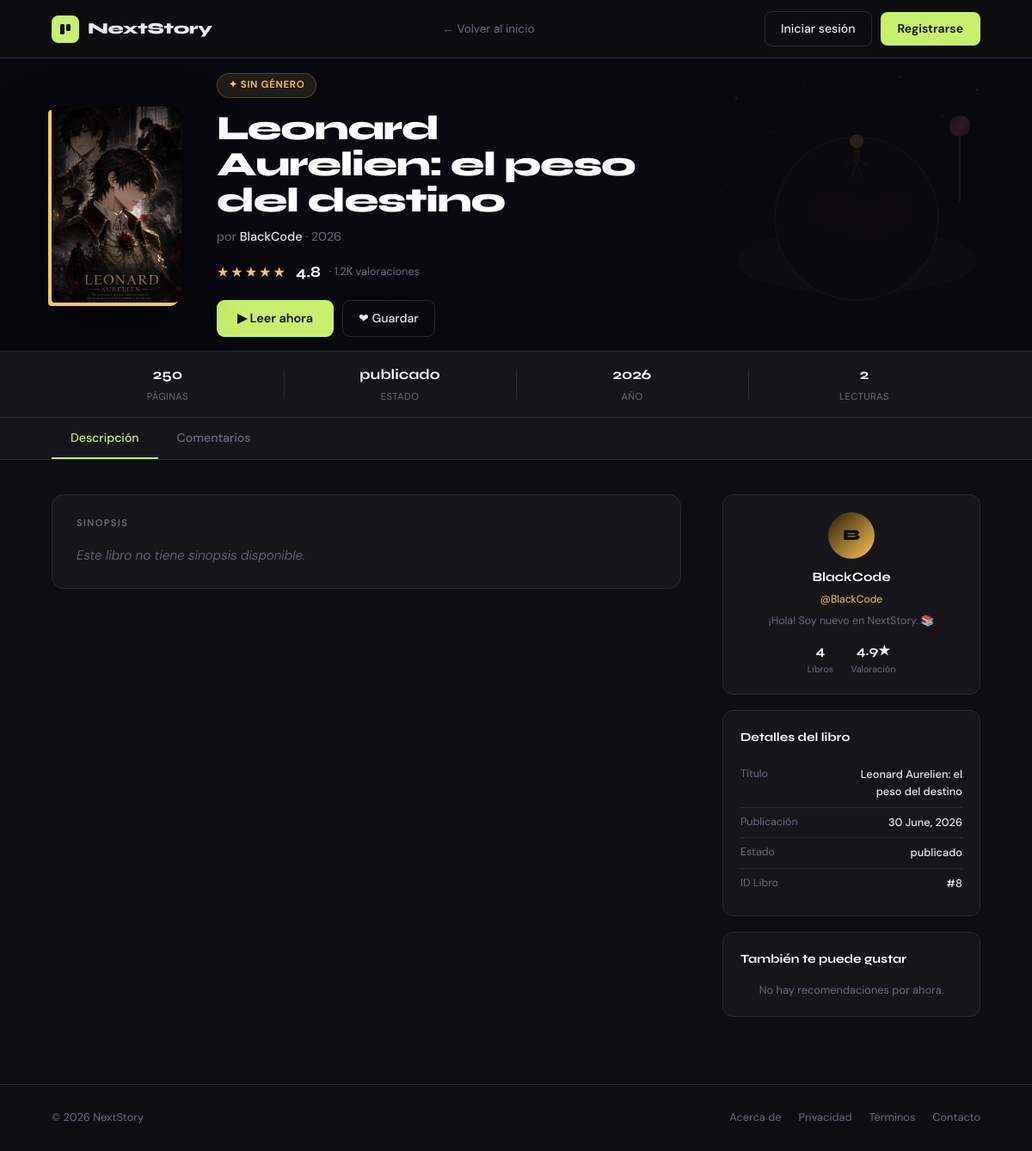
/libro/8/, run on the app's committed database.
### blog/models.py (models this page shows, shortened)
class Libro(models.Model):
    id_libro = models.AutoField(primary_key=True)
    titulo = models.CharField(max_length=255)
    sinopsis = models.TextField(blank=True, null=True)
    fecha_creacion = models.DateTimeField(blank=True, null=True)
    estado = models.CharField(max_length=50, blank=True, null=True)
    archivo_pdf = models.TextField(blank=True, null=True)
    portada = models.ImageField(
        upload_to='portadas/',
        blank=True,
        null=True,
        verbose_name="Imagen de portada"
    )
    class Meta:
        db_table = 'libro'

class Usuario(models.Model):
    id = models.BigAutoField(primary_key=True)
    nombre = models.CharField(max_length=100)
    apellido = models.CharField(max_length=100)
    telefono = models.CharField(max_length=20, blank=True, null=True)
    direccion = models.CharField(max_length=255, blank=True, null=True)
    estado = models.CharField(max_length=50, blank=True, null=True)
    registro = models.OneToOneField(Registro, models.DO_NOTHING, blank=True, null=True)
    class Meta:
        db_table = 'usuario'

class Perfil(models.Model):
    id = models.BigAutoField(primary_key=True)
    username = models.CharField(unique=True, max_length=100, blank=True, null=True)
    descripcion = models.TextField(blank=True, null=True)
    foto = models.ImageField(upload_to='avatars/', blank=True, null=True)
    portada = models.ImageField(upload_to='portadas/', blank=True, null=True)
    redes_sociales = models.TextField(blank=True, null=True)
    usuario = models.OneToOneField(Usuario, models.DO_NOTHING, blank=True, null=True)
    class Meta:
        db_table = 'perfil'

### blog/views.py (the view)
# urls.py: path('libro/<int:libro_id>/', views.perfil_libro, name='perfil_libro'),
def perfil_libro(request, libro_id):
    libro = get_object_or_404(Libro, id_libro=libro_id)
    autor_link = AutorLibro.objects.filter(libro=libro).first()
    autor = autor_link.usuario if autor_link else None
    valoracion_prom = Resena.objects.filter(libro=libro).aggregate(
        promedio=Avg('calificacion')
    )['promedio']
    cantidad_votos = Resena.objects.filter(libro=libro).count()
    total_lecturas = Interaccion.objects.filter(libro=libro, tipo='lectura').count()
    if total_lecturas == 0:
        total_lecturas = Interaccion.objects.filter(libro=libro).count()
    libros_del_autor = 0
    if autor:
        libros_del_autor = AutorLibro.objects.filter(usuario=autor).count()
    usuario_real = None
    if request.user.is_authenticated:
        try:
            registro = Registro.objects.get(email=request.user.email)
            usuario_real = Usuario.objects.get(registro=registro)
        except (Registro.DoesNotExist, Usuario.DoesNotExist):
            pass
    contexto = {
        'libro': libro,
        'autor': autor,
        'valoracion_promedio': round(valoracion_prom, 1) if valoracion_prom else None,
        'cantidad_votos': cantidad_votos,
        'cantidad_paginas': 250,
        'total_lecturas': total_lecturas,
        'libros_del_autor': libros_del_autor,
        'total_libros_autor': libros_del_autor,
        'usuario_real': usuario_real,
    }
    return render(request, 'blog/perfil_libro.html', contexto)

### blog/templates/blog/perfil_libro.html (shortened to what this page needs)
<!DOCTYPE html>
<html lang="es">
<head>
</head>
<body>
<header>
  <a class="logo" href="{% url 'blog:home' %}">
    <div class="logo-mark">
      <svg viewBox="0 0 16 16" fill="none"><rect x="2" y="2" width="5" height="12" rx="1.5" fill="#0e0e10"/><rect x="9" y="2" width="5" height="8" rx="1.5" fill="#0e0e10"/></svg>
    </div>
    <span class="logo-name">NextStory</span>
  </a>
  <a class="nav-back" href="{% url 'blog:home' %}">← Volver al inicio</a>
  <div class="nav-actions">
    {% if user.is_authenticated %}
      <a class="btn-ghost" href="{% url 'blog:perfil_usuario' %}">Mi Perfil</a>
    {% else %}
      <a class="btn-ghost" href="/accounts/login/">Iniciar sesión</a>
      <a class="btn-solid" href="/registro/">Registrarse</a>
    {% endif %}
  </div>
</header>
<div class="book-hero">
  <div class="hero-glow"></div>
  <div class="hero-bg-art">
  </div>
  <div class="hero-overlay"></div>
  <div class="hero-content">
    <div class="cover-wrap">
      <div class="cover-3d">
        {% if libro.portada %}
          <img src="{{ libro.portada.url }}" alt="Portada de {{ libro.titulo }}">
        {% else %}
          <svg viewBox="0 0 24 24" fill="none" stroke="currentColor" stroke-width="2">
            <path d="M4 19.5A2.5 2.5 0 0 1 6.5 17H20"/>
            <path d="M6.5 2H20v20H6.5A2.5 2.5 0 0 1 4 19.5v-15A2.5 2.5 0 0 1 6.5 2z"/>
          </svg>
        {% endif %}
      </div>
    </div>
    <div class="hero-meta">
      <div class="book-genre-tag">✦ {{ libro.categoria.nombre|default:"Sin género" }}</div>
      <h1 class="book-title">{{ libro.titulo }}</h1>
      <div class="book-author">
        por
        {% if autor %}
          <a href="{% url 'blog:perfil_usuario' autor.id %}">
            {{ autor.nombre|default:"Autor desconocido" }} {{ autor.apellido|default:"" }}
          </a>
        {% else %}
          Autor desconocido
        {% endif %}
        · {{ libro.fecha_creacion.year }}
      </div>
      <div class="star-row">
        <span class="stars">★★★★★</span>
        <span class="rating-num">{{ valoracion_promedio|default:"4.8" }}</span>
        <span class="rating-count">· {{ cantidad_votos|default:"1.2K" }} valoraciones</span>
      </div>
      <div class="hero-actions">
        <a class="btn-read" href="{% url 'blog:leer_capitulo' libro.id_libro %}?cap=1" target="_blank" rel="noopener" style="text-decoration:none;display:inline-flex;align-items:center;">▶ Leer ahora</a>
        <button class="btn-save" id="saveBtn" onclick="toggleSave()">❤ Guardar</button>
      </div>
    </div>
  </div>
</div>
<div class="stats-bar">
  <div class="stat-item"><div class="stat-val">{{ cantidad_paginas|default:"?" }}</div><div class="stat-lbl">Páginas</div></div>
  <div class="stat-item"><div class="stat-val">{{ libro.estado|default:"Publicado" }}</div><div class="stat-lbl">Estado</div></div>
  <div class="stat-item"><div class="stat-val">{{ libro.fecha_creacion|date:"Y" }}</div><div class="stat-lbl">Año</div></div>
  <div class="stat-item"><div class="stat-val">{{ total_lecturas|default:"0" }}</div><div class="stat-lbl">Lecturas</div></div>
</div>
<div class="tabs-bar">
  <button class="tab active" onclick="switchTab(this,'tab-main')">Descripción</button>
  <button class="tab" onclick="switchTab(this,'tab-comments')">Comentarios</button>
</div>
<div class="page-wrap">
  <div class="left-col">
    <div id="tab-main" class="tab-content active">
      <div class="synopsis-card">
        <div class="sec-label">Sinopsis</div>
        <div class="synopsis-text">
          {% if libro.sinopsis %}
            {{ libro.sinopsis|linebreaksbr }}
          {% else %}
            <em style="color:var(--muted);">Este libro no tiene sinopsis disponible.</em>
          {% endif %}
        </div>
      </div>
    </div>
  </div>
  <div class="right-col">
    <div class="r-card">
      {% if autor %}
      <a href="{% url 'blog:perfil_usuario' autor.id %}" style="text-decoration:none;">
        <div class="auth-avatar">{{ autor.nombre|first|upper }}</div>
        <div class="auth-name">{{ autor.nombre }} {{ autor.apellido }}</div>
        <div class="auth-dates">@{{ autor.perfil.username|default:"" }}</div>
      </a>
      <div class="auth-bio">{{ autor.perfil.descripcion|default:"Este autor no ha escrito su biografía."|truncatechars:100 }}</div>
      <div class="auth-stats">
        <div><div class="as-num">{{ total_libros_autor|default:0 }}</div><div class="as-lbl">Libros</div></div>
        <div><div class="as-num">4.9★</div><div class="as-lbl">Valoración</div></div>
      </div>
      {% else %}
      <p style="color:var(--muted);text-align:center;">Autor no disponible</p>
      {% endif %}
    </div>
    <div class="r-card">
      <div class="r-card-title">Detalles del libro</div>
      <div class="info-row"><div class="info-key">Título</div><div class="info-val">{{ libro.titulo }}</div></div>
      <div class="info-row"><div class="info-key">Publicación</div><div class="info-val">{{ libro.fecha_creacion|date:"d F, Y" }}</div></div>
      <div class="info-row"><div class="info-key">Estado</div><div class="info-val">{{ libro.estado }}</div></div>
      <div class="info-row"><div class="info-key">ID Libro</div><div class="info-val">#{{ libro.id_libro }}</div></div>
    </div>
    <div class="r-card">
      <div class="r-card-title">También te puede gustar</div>
      <p style="color:var(--muted); font-size:.8rem; text-align:center;">No hay recomendaciones por ahora.</p>
    </div>
  </div>
</div>
<footer>
  <span class="footer-copy">© 2026 NextStory</span>
  <div class="footer-links">
    <a href="#">Acerca de</a>
    <a href="#">Privacidad</a>
    <a href="#">Términos</a>
    <a href="#">Contacto</a>
  </div>
</footer>
</body>
</html>

### data on the page
Libro: portada (picture), titulo "Leonard Aurelien: el peso del destino", fecha_creacion.year "2026", estado "publicado", fecha_creacion "2026", fecha_creacion "30 June, 2026", id_libro "8"
Usuario: nombre "BlackCode", nombre|first "B", perfil.username "BlackCode", perfil.descripcion "¡Hola! Soy nuevo en NextStory. 📚"

### other printed values
{{ libro.categoria.nombre|default:"Sin género" }} "SIN GÉNERO"
{{ valoracion_promedio|default:"4.8" }} "4.8"
{{ cantidad_votos|default:"1.2K" }} "1.2K"
{{ cantidad_paginas|default:"?" }} "250"
{{ total_lecturas|default:"0" }} "2"
{{ total_libros_autor|default:0 }} "4"
